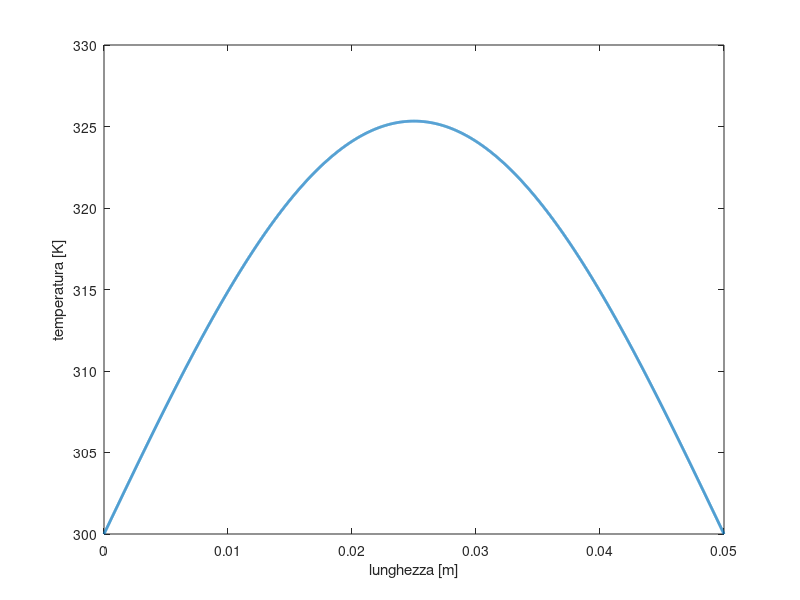

This chart was generated by the following MATLAB code:
% Esercitazione 7, esercizio 1
% Simone Canevarolo
% S269893
% 27/11/2023

clear all
close all
clc

%%

ll = 50e-3; % lunghezza m
kk = 5; % conducibilità termica W/(m*K)
Ta = 300; % temperatura imposta K
Tb = 300; % temperatura imposta K

qv = @(x) 5e5*sin(pi*x/ll);

dx = 1e-5;
xx = (0:dx:ll)';
NN = length(xx);

%%

sub_diag = ones(NN,1);
main_diag = -2*ones(NN,1);
sup_diag = sub_diag;

Band = [[sub_diag(2:end);0],main_diag,[0;sup_diag(1:end-1)]];

AA = spdiags(Band,-1:1,NN,NN);

bb = -qv(xx)*dx^2/kk;

%%

% Dirichlet Ta

AA(1,1) = 1;
AA(1,2) = 0;
bb(1) = Ta;

% Dirichlet Tb

AA(end,end-1) = 0;
AA(end,end) = 1;
bb(end) = Tb;

TT = AA\bb;

%%

figure(1)
plot(xx,TT,'linewidth',2)
xlabel('lunghezza [m]')
ylabel('temperatura [K]')
